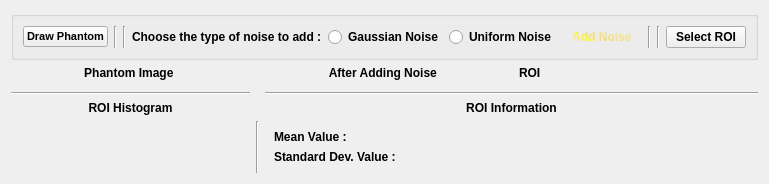
      <widget class="QWidget" name="tab_9">
       <attribute name="title">
        <string>Noise</string>
       </attribute>
       <layout class="QGridLayout" name="gridLayout_25">
        <item row="6" column="0">
         <widget class="MplWidget" name="widget_5" native="true"/>
        </item>
        <item row="2" column="0">
         <widget class="MplWidget" name="widget_3" native="true"/>
        </item>
        <item row="2" column="2">
         <widget class="MplWidget" name="widget_4" native="true"/>
        </item>
        <item row="4" column="0">
         <widget class="Line" name="line_21">
          <property name="orientation">
           <enum>Qt::Horizontal</enum>
          </property>
         </widget>
        </item>
        <item row="1" column="2">
         <widget class="QLabel" name="label_28">
          <property name="font">
           <font>
            <pointsize>9</pointsize>
            <weight>75</weight>
            <bold>true</bold>
           </font>
          </property>
          <property name="text">
           <string>After Adding Noise </string>
          </property>
          <property name="alignment">
           <set>Qt::AlignCenter</set>
          </property>
         </widget>
        </item>
        <item row="2" column="1">
         <widget class="Line" name="line_20">
          <property name="orientation">
           <enum>Qt::Vertical</enum>
          </property>
         </widget>
        </item>
        <item row="6" column="1">
         <widget class="Line" name="line_19">
          <property name="orientation">
           <enum>Qt::Vertical</enum>
          </property>
         </widget>
        </item>
        <item row="1" column="0">
         <widget class="QLabel" name="label_27">
          <property name="sizePolicy">
           <sizepolicy hsizetype="Preferred" vsizetype="Maximum">
            <horstretch>0</horstretch>
            <verstretch>0</verstretch>
           </sizepolicy>
          </property>
          <property name="font">
           <font>
            <pointsize>9</pointsize>
            <weight>75</weight>
            <bold>true</bold>
           </font>
          </property>
          <property name="text">
           <string>Phantom Image </string>
          </property>
          <property name="alignment">
           <set>Qt::AlignCenter</set>
          </property>
         </widget>
        </item>
        <item row="5" column="0">
         <widget class="QLabel" name="label_29">
          <property name="sizePolicy">
           <sizepolicy hsizetype="Preferred" vsizetype="Maximum">
            <horstretch>0</horstretch>
            <verstretch>0</verstretch>
           </sizepolicy>
          </property>
          <property name="font">
           <font>
            <pointsize>9</pointsize>
            <weight>75</weight>
            <bold>true</bold>
           </font>
          </property>
          <property name="text">
           <string>ROI Histogram</string>
          </property>
          <property name="alignment">
           <set>Qt::AlignCenter</set>
          </property>
         </widget>
        </item>
        <item row="5" column="2" colspan="3">
         <widget class="QLabel" name="label_30">
          <property name="font">
           <font>
            <pointsize>9</pointsize>
            <weight>75</weight>
            <bold>true</bold>
           </font>
          </property>
          <property name="text">
           <string>ROI Information</string>
          </property>
          <property name="alignment">
           <set>Qt::AlignCenter</set>
          </property>
         </widget>
        </item>
        <item row="4" column="2" colspan="3">
         <widget class="Line" name="line_22">
          <property name="orientation">
           <enum>Qt::Horizontal</enum>
          </property>
         </widget>
        </item>
        <item row="6" column="2" colspan="3">
         <widget class="QWidget" name="widget_6" native="true">
          <layout class="QGridLayout" name="gridLayout_28">
           <item row="1" column="1">
            <widget class="QLabel" name="label_26">
             <property name="text">
              <string/>
             </property>
            </widget>
           </item>
           <item row="0" column="0">
            <widget class="QLabel" name="label_23">
             <property name="font">
              <font>
               <pointsize>9</pointsize>
               <weight>75</weight>
               <bold>true</bold>
              </font>
             </property>
             <property name="text">
              <string>Mean Value :</string>
             </property>
            </widget>
           </item>
           <item row="0" column="1">
            <widget class="QLabel" name="label_25">
             <property name="text">
              <string/>
             </property>
            </widget>
           </item>
           <item row="1" column="0">
            <widget class="QLabel" name="label_24">
             <property name="font">
              <font>
               <pointsize>9</pointsize>
               <weight>75</weight>
               <bold>true</bold>
              </font>
             </property>
             <property name="text">
              <string>Standard Dev. Value :</string>
             </property>
            </widget>
           </item>
          </layout>
         </widget>
        </item>
        <item row="0" column="0" colspan="5">
         <widget class="QGroupBox" name="groupBox_17">
          <property name="sizePolicy">
           <sizepolicy hsizetype="Preferred" vsizetype="Maximum">
            <horstretch>0</horstretch>
            <verstretch>0</verstretch>
           </sizepolicy>
          </property>
          <property name="title">
           <string/>
          </property>
          <layout class="QGridLayout" name="gridLayout_27">
           <item row="0" column="8">
            <widget class="Line" name="line_25">
             <property name="orientation">
              <enum>Qt::Vertical</enum>
             </property>
            </widget>
           </item>
           <item row="0" column="2">
            <widget class="Line" name="line_24">
             <property name="orientation">
              <enum>Qt::Vertical</enum>
             </property>
            </widget>
           </item>
           <item row="0" column="9">
            <widget class="QPushButton" name="selectroi_pushButton">
             <property name="font">
              <font>
               <weight>75</weight>
               <bold>true</bold>
              </font>
             </property>
             <property name="text">
              <string>Select ROI</string>
             </property>
            </widget>
           </item>
           <item row="0" column="4">
            <widget class="QRadioButton" name="radioButton">
             <property name="font">
              <font>
               <weight>75</weight>
               <bold>true</bold>
              </font>
             </property>
             <property name="text">
              <string>Gaussian Noise</string>
             </property>
            </widget>
           </item>
           <item row="0" column="5">
            <widget class="QRadioButton" name="radioButton_2">
             <property name="font">
              <font>
               <weight>75</weight>
               <bold>true</bold>
              </font>
             </property>
             <property name="text">
              <string>Uniform Noise</string>
             </property>
            </widget>
           </item>
           <item row="0" column="3">
            <widget class="QLabel" name="label_22">
             <property name="font">
              <font>
               <weight>75</weight>
               <bold>true</bold>
              </font>
             </property>
             <property name="text">
              <string>Choose the type of noise to add :</string>
             </property>
            </widget>
           </item>
           <item row="0" column="6">
            <widget class="QPushButton" name="addnoise_pushButton">
             <property name="font">
              <font>
               <weight>75</weight>
               <bold>true</bold>
              </font>
             </property>
             <property name="styleSheet">
              <string notr="true">
color: qconicalgradient(cx:0, cy:0, angle:135, stop:0 rgba(255, 255, 0, 69), stop:0.375 rgba(255, 255, 0, 69), stop:0.423533 rgba(251, 255, 0, 145), stop:0.45 rgba(247, 255, 0, 208), stop:0.477581 rgba(255, 244, 71, 130), stop:0.518717 rgba(255, 218, 71, 130), stop:0.55 rgba(255, 255, 0, 255), stop:0.57754 rgba(255, 203, 0, 130), stop:0.625 rgba(255, 255, 0, 69), stop:1 rgba(255, 255, 0, 69));</string>
             </property>
             <property name="text">
              <string>Add Noise</string>
             </property>
             <property name="flat">
              <bool>true</bool>
             </property>
            </widget>
           </item>
           <item row="0" column="0">
            <widget class="QPushButton" name="phantom_pushButton">
             <property name="font">
              <font>
               <pointsize>8</pointsize>
               <weight>75</weight>
               <bold>true</bold>
              </font>
             </property>
             <property name="text">
              <string>Draw Phantom</string>
             </property>
            </widget>
           </item>
           <item row="0" column="1">
            <widget class="Line" name="line_23">
             <property name="orientation">
              <enum>Qt::Vertical</enum>
             </property>
            </widget>
           </item>
           <item row="0" column="7">
            <widget class="Line" name="line_26">
             <property name="orientation">
              <enum>Qt::Vertical</enum>
             </property>
            </widget>
           </item>
          </layout>
         </widget>
        </item>
        <item row="1" column="4">
         <widget class="QLabel" name="label_32">
          <property name="font">
           <font>
            <pointsize>9</pointsize>
            <weight>75</weight>
            <bold>true</bold>
           </font>
          </property>
          <property name="text">
           <string>ROI</string>
          </property>
          <property name="alignment">
           <set>Qt::AlignLeading|Qt::AlignLeft|Qt::AlignVCenter</set>
          </property>
         </widget>
        </item>
        <item row="2" column="3">
         <widget class="Line" name="line_27">
          <property name="orientation">
           <enum>Qt::Vertical</enum>
          </property>
         </widget>
        </item>
        <item row="2" column="4">
         <widget class="MplWidget" name="widget_7" native="true"/>
        </item>
       </layout>
      </widget>
